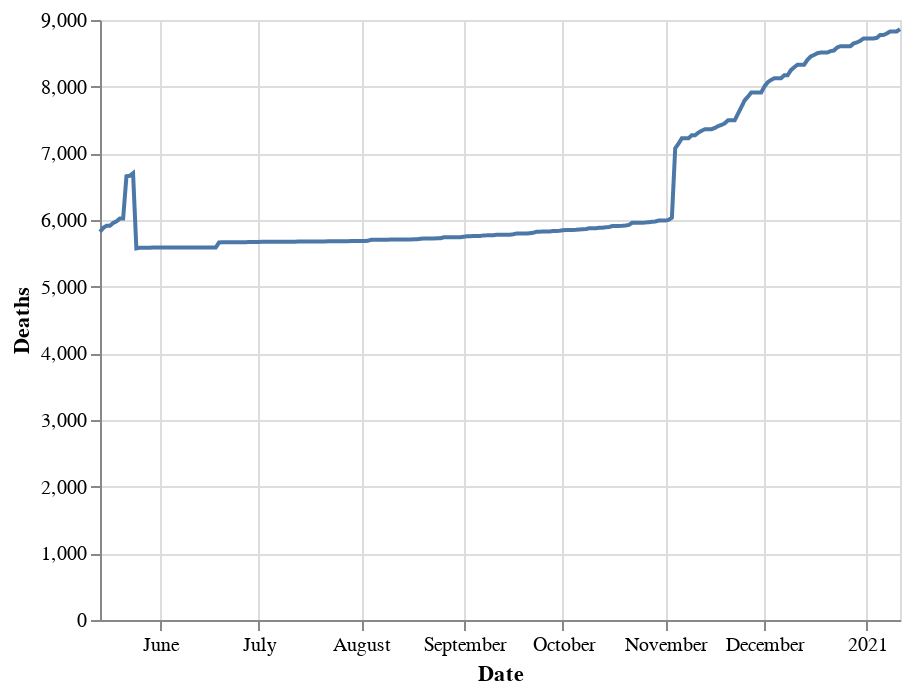

The notebook cell saved with this chart:
### Markdown cell above
Si volem mostrar les dades gràficament fem servir l'instrucció `alt.Chart` on cal indicar la taula (df) amb o sense condicions per filtrar les files, el tipus de gràfic (mark_line en l'exemple que ve a continuació) i quina és la variable x i y que, en l'exemple següent són Date per les x i Deaths per les y

### Code cell
alt.Chart(df[df.Combined_Key=='Catalonia, Spain']).mark_line().encode(x='Date:T', y='Deaths')

### Figure 1 — Vega-Lite specification as saved in the notebook (floating-point values rounded to 4 significant figures; data arrays with more than 128 entries replaced by an {"elided": "..."} marker saying what was removed)
{"config": {"view": {"continuousWidth": 400, "continuousHeight": 300}}, "data": {"name": "data-c65a0caf7a49476c27ad43e412bd6d1d"}, "mark": "line", "encoding": {"x": {"type": "temporal", "field": "Date"}, "y": {"type": "quantitative", "field": "Deaths"}}, "$schema": "https://vega.github.io/schema/vega-lite/v4.8.1.json", "datasets": {"data-c65a0caf7a49476c27ad43e412bd6d1d": {"elided": "243 records"}}}
